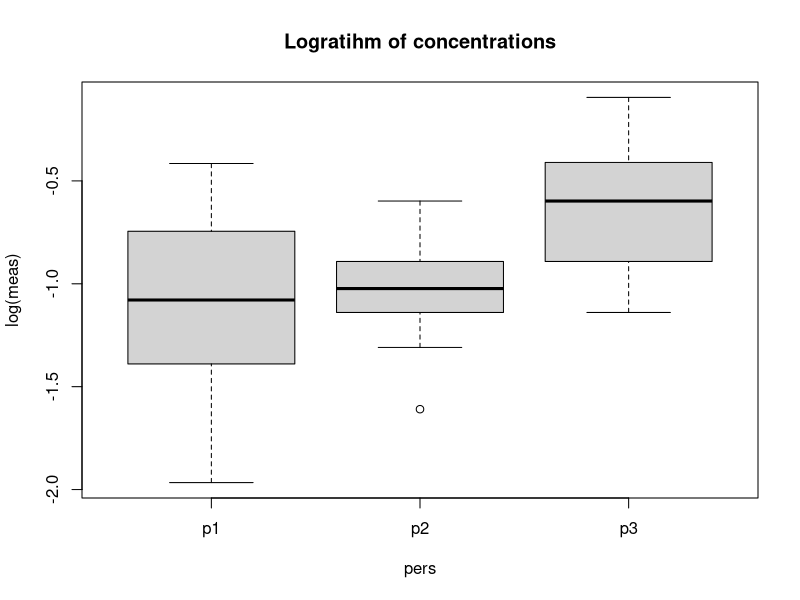
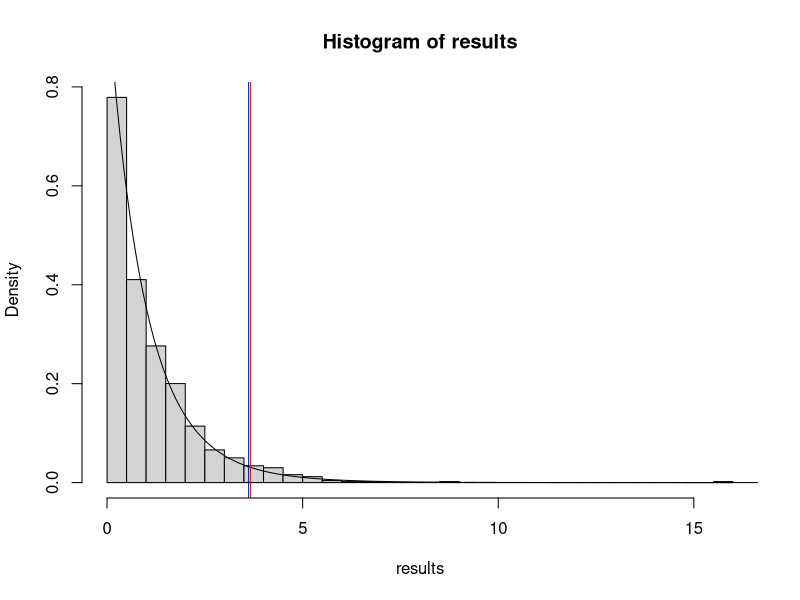

Reproduce these figures in R, in order.
## ---- chunk 1
knitr::opts_chunk$set(echo = TRUE)
library(data.table)
## ---- chunk 2
set.seed(314)
bilirubin <- read.table("bilirubin.txt",header=T)
boxplot(log(meas)~pers, data = bilirubin, main = "Logratihm of concentrations")
linearmodel = lm(log(meas)~pers, data = bilirubin)
Fval = summary(linearmodel)$fstatistic[1] # Value of F-statistic
Fval
n1 = 11; n2 = 10; n3 = 8; n = n1 + n2 + n3
permTest <- function(){
  permbilirubin = copy(bilirubin)
  permbilirubin$meas = sample(bilirubin$meas,n, replace = F)
  linearmodel = lm(log(meas)~pers, data = permbilirubin)
  return(summary(linearmodel)$fstatistic[1])
}
B = 999
results = replicate(B,permTest())
hist(results, freq=F, breaks=50)
x = (0:1000)/12
pdf = sapply(x,df,2,26)
lines(x,pdf)
abline(v = Fval, col = "red")
newp = length(which(results >= Fval))/B
newp
abline(v = qf(1-newp, 2,26), col= "blue")
#legend("upperright", legend= c("old F value", "new F value"))
## ---- chunk 3
z = read.table('z.txt', header = FALSE, sep = "", dec = ".")
u = read.table('u.txt', header = FALSE, sep = "", dec = ".")
n = length(z[,])
lambda_0_next <- function(lambda_0_prev, u, z){
  sum = 0
  for (i in 1:n){
    if (u[i] == 1){sum = sum + z[i]}
    else {sum = sum + 1.0/lambda_0_prev - z[i]/(exp(lambda_0_prev * z[i])-1)}
  }
  return(n/sum)
}
lambda_1_next <- function(lambda_1_prev, u, z){
  sum = 0
  for (i in 1:n){
    if (u[i] == 0){sum = sum + z[i]}
    else {sum = sum + 1.0/lambda_1_prev - z[i]/(exp(lambda_1_prev * z[i])-1)}
  }
  return(n/sum)
}
EM <- function(u, z, lambda_0_init = 1.0, lambda_1_init = 1.0, plot=0){
  MAXITER = 50
  k = MAXITER
  TOL = 1e-6
  lambda_0_list = numeric(MAXITER)
  lambda_1_list = numeric(MAXITER)
  lambda_0_list[1] = lambda_0_init
  lambda_1_list[1] = lambda_1_init
  for (j in 1:(MAXITER-1)){
      lambda_0_list[j+1] = lambda_0_next(lambda_0_list[j], u, z)
      lambda_1_list[j+1] = lambda_1_next(lambda_1_list[j], u, z)
      if(sqrt((lambda_0_list[j+1]-lambda_0_list[j])^2 + (lambda_1_list[j+1]-lambda_1_list[j])^2) < TOL){
        k = j
        break
      }
  }
  if(plot){
    plot(lambda_1_list[1:k], type="b", main="", xlab = "Iterations", ylab="", col="red")
    lines(lambda_0_list[1:k], type="b", col="blue")
  }
  return(list("lambda_0" = lambda_0_list[k], "lambda_1" = lambda_1_list[k]))
}
EM_result = EM(u[,],z[,],1)
true_lambda_0 = EM_result$lambda_0
true_lambda_1 = EM_result$lambda_1
## ---- chunk 4
B = 10000 # Number of bootstrap samples
lambda_0_strapped = numeric(B)
lambda_1_strapped = numeric(B)
lambda_0_init = 1.0
lambda_1_init = 1.0
for (i in 1:B){
  strapped_indices = sample(1:n, n, replace=T)
  EM_result = EM(u[strapped_indices,], z[strapped_indices,], lambda_0_init, lambda_1_init, 0)
  lambda_0_strapped[i] = EM_result$lambda_0
  lambda_1_strapped[i] = EM_result$lambda_1
  lambda_0_init = EM_result$lambda_0
  lambda_1_init = EM_result$lambda_1
}
"sd of lambda_0"
sd(lambda_0_strapped)
"sd of lambda_1"
sd(lambda_1_strapped)
"bias of lambda_0"
mean(lambda_0_strapped) - true_lambda_0
"bias of lambda_1"
mean(lambda_1_strapped) - true_lambda_1
"correlation between lambda_0 and lambda_1"
cor(lambda_0_strapped, lambda_1_strapped)
